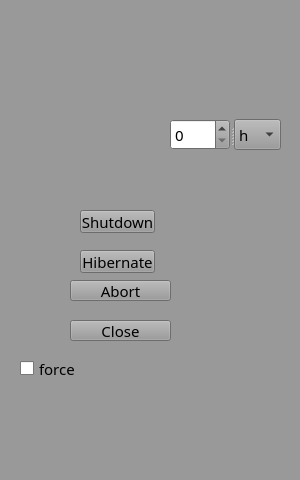
<?xml version="1.0" encoding="UTF-8"?>
<ui version="4.0">
 <class>MainWindow</class>
 <widget class="QMainWindow" name="MainWindow">
  <property name="windowModality">
   <enum>Qt::ApplicationModal</enum>
  </property>
  <property name="geometry">
   <rect>
    <x>0</x>
    <y>0</y>
    <width>300</width>
    <height>480</height>
   </rect>
  </property>
  <property name="minimumSize">
   <size>
    <width>300</width>
    <height>480</height>
   </size>
  </property>
  <property name="maximumSize">
   <size>
    <width>300</width>
    <height>480</height>
   </size>
  </property>
  <property name="palette">
   <palette>
    <active>
     <colorrole role="Button">
      <brush brushstyle="SolidPattern">
       <color alpha="255">
        <red>153</red>
        <green>153</green>
        <blue>153</blue>
       </color>
      </brush>
     </colorrole>
     <colorrole role="Light">
      <brush brushstyle="SolidPattern">
       <color alpha="255">
        <red>153</red>
        <green>153</green>
        <blue>153</blue>
       </color>
      </brush>
     </colorrole>
     <colorrole role="Midlight">
      <brush brushstyle="SolidPattern">
       <color alpha="255">
        <red>153</red>
        <green>153</green>
        <blue>153</blue>
       </color>
      </brush>
     </colorrole>
     <colorrole role="Base">
      <brush brushstyle="SolidPattern">
       <color alpha="255">
        <red>255</red>
        <green>255</green>
        <blue>255</blue>
       </color>
      </brush>
     </colorrole>
     <colorrole role="Window">
      <brush brushstyle="SolidPattern">
       <color alpha="255">
        <red>153</red>
        <green>153</green>
        <blue>153</blue>
       </color>
      </brush>
     </colorrole>
    </active>
    <inactive>
     <colorrole role="Button">
      <brush brushstyle="SolidPattern">
       <color alpha="255">
        <red>153</red>
        <green>153</green>
        <blue>153</blue>
       </color>
      </brush>
     </colorrole>
     <colorrole role="Light">
      <brush brushstyle="SolidPattern">
       <color alpha="255">
        <red>153</red>
        <green>153</green>
        <blue>153</blue>
       </color>
      </brush>
     </colorrole>
     <colorrole role="Midlight">
      <brush brushstyle="SolidPattern">
       <color alpha="255">
        <red>153</red>
        <green>153</green>
        <blue>153</blue>
       </color>
      </brush>
     </colorrole>
     <colorrole role="Base">
      <brush brushstyle="SolidPattern">
       <color alpha="255">
        <red>255</red>
        <green>255</green>
        <blue>255</blue>
       </color>
      </brush>
     </colorrole>
     <colorrole role="Window">
      <brush brushstyle="SolidPattern">
       <color alpha="255">
        <red>153</red>
        <green>153</green>
        <blue>153</blue>
       </color>
      </brush>
     </colorrole>
    </inactive>
    <disabled>
     <colorrole role="Button">
      <brush brushstyle="SolidPattern">
       <color alpha="255">
        <red>153</red>
        <green>153</green>
        <blue>153</blue>
       </color>
      </brush>
     </colorrole>
     <colorrole role="Light">
      <brush brushstyle="SolidPattern">
       <color alpha="255">
        <red>153</red>
        <green>153</green>
        <blue>153</blue>
       </color>
      </brush>
     </colorrole>
     <colorrole role="Midlight">
      <brush brushstyle="SolidPattern">
       <color alpha="255">
        <red>153</red>
        <green>153</green>
        <blue>153</blue>
       </color>
      </brush>
     </colorrole>
     <colorrole role="Base">
      <brush brushstyle="SolidPattern">
       <color alpha="255">
        <red>153</red>
        <green>153</green>
        <blue>153</blue>
       </color>
      </brush>
     </colorrole>
     <colorrole role="Window">
      <brush brushstyle="SolidPattern">
       <color alpha="255">
        <red>153</red>
        <green>153</green>
        <blue>153</blue>
       </color>
      </brush>
     </colorrole>
    </disabled>
   </palette>
  </property>
  <property name="font">
   <font>
    <family>Akrobat</family>
    <pointsize>11</pointsize>
   </font>
  </property>
  <property name="windowTitle">
   <string>project1</string>
  </property>
  <property name="windowIcon">
   <iconset resource="res.qrc">
    <normaloff>:/qt resouce/icon.png</normaloff>:/qt resouce/icon.png</iconset>
  </property>
  <property name="iconSize">
   <size>
    <width>30</width>
    <height>30</height>
   </size>
  </property>
  <property name="11" stdset="0">
   <string/>
  </property>
  <widget class="QWidget" name="centralWidget">
   <property name="styleSheet">
    <string notr="true">.QWidget {background-image: url(:/qt resouce/backgr.png);
}
</string>
   </property>
   <widget class="QCheckBox" name="checkBoxForce">
    <property name="geometry">
     <rect>
      <x>20</x>
      <y>360</y>
      <width>70</width>
      <height>17</height>
     </rect>
    </property>
    <property name="text">
     <string>force</string>
    </property>
    <property name="tristate">
     <bool>false</bool>
    </property>
   </widget>
   <widget class="QSplitter" name="splitter">
    <property name="geometry">
     <rect>
      <x>170</x>
      <y>119</y>
      <width>111</width>
      <height>31</height>
     </rect>
    </property>
    <property name="sizePolicy">
     <sizepolicy hsizetype="Fixed" vsizetype="Fixed">
      <horstretch>0</horstretch>
      <verstretch>0</verstretch>
     </sizepolicy>
    </property>
    <property name="cursor">
     <cursorShape>ArrowCursor</cursorShape>
    </property>
    <property name="contextMenuPolicy">
     <enum>Qt::PreventContextMenu</enum>
    </property>
    <property name="frameShadow">
     <enum>QFrame::Plain</enum>
    </property>
    <property name="lineWidth">
     <number>6</number>
    </property>
    <property name="orientation">
     <enum>Qt::Horizontal</enum>
    </property>
    <widget class="QSpinBox" name="spinBox">
     <property name="maximum">
      <number>150</number>
     </property>
     <property name="value">
      <number>0</number>
     </property>
    </widget>
    <widget class="QComboBox" name="comboBox">
     <item>
      <property name="text">
       <string>h</string>
      </property>
     </item>
     <item>
      <property name="text">
       <string>m</string>
      </property>
     </item>
     <item>
      <property name="text">
       <string>s</string>
      </property>
     </item>
    </widget>
   </widget>
   <widget class="QPushButton" name="closeButton">
    <property name="geometry">
     <rect>
      <x>70</x>
      <y>320</y>
      <width>101</width>
      <height>21</height>
     </rect>
    </property>
    <property name="text">
     <string>Close</string>
    </property>
   </widget>
   <widget class="QPushButton" name="abortButton">
    <property name="geometry">
     <rect>
      <x>70</x>
      <y>280</y>
      <width>101</width>
      <height>21</height>
     </rect>
    </property>
    <property name="text">
     <string>Abort</string>
    </property>
   </widget>
   <widget class="QPushButton" name="shutdownButton">
    <property name="geometry">
     <rect>
      <x>80</x>
      <y>210</y>
      <width>75</width>
      <height>23</height>
     </rect>
    </property>
    <property name="text">
     <string>Shutdown</string>
    </property>
   </widget>
   <widget class="QPushButton" name="hibernateButton">
    <property name="geometry">
     <rect>
      <x>80</x>
      <y>250</y>
      <width>75</width>
      <height>23</height>
     </rect>
    </property>
    <property name="text">
     <string>Hibernate</string>
    </property>
   </widget>
  </widget>
  <action name="actionHelp">
   <property name="checkable">
    <bool>false</bool>
   </property>
   <property name="text">
    <string>Help</string>
   </property>
   <property name="font">
    <font>
     <family>Akrobat</family>
     <pointsize>11</pointsize>
    </font>
   </property>
   <property name="shortcutContext">
    <enum>Qt::WidgetWithChildrenShortcut</enum>
   </property>
  </action>
  <action name="actionAbout">
   <property name="text">
    <string>About</string>
   </property>
  </action>
 </widget>
 <layoutdefault spacing="6" margin="11"/>
 <resources>
  <include location="res.qrc"/>
 </resources>
 <connections/>
</ui>
